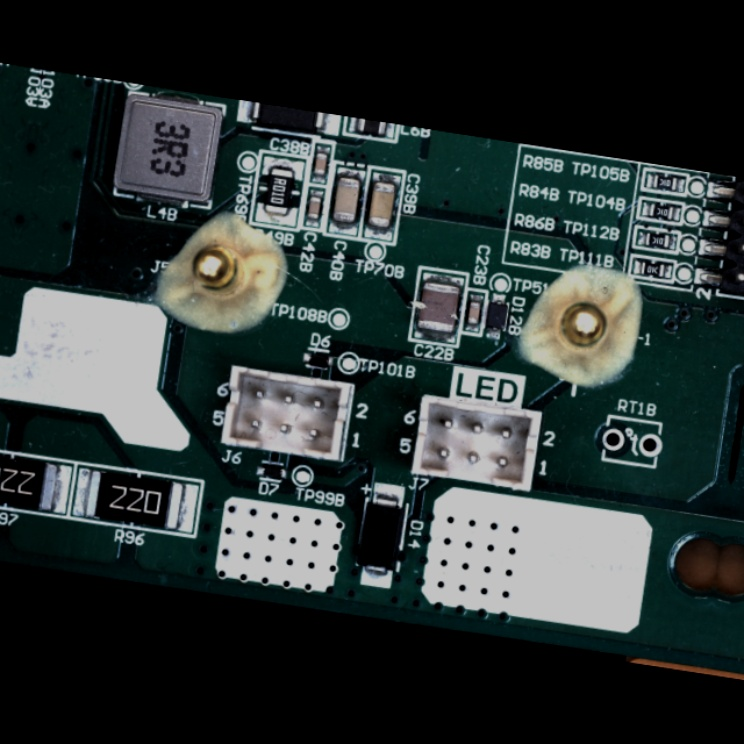
#> input picture yolov11_train/datasets/J7/test/images/Image_20250606113520418_aug_39.jpg, 744 x 744 px
$ python -i image_quality.py   (imports and definitions only)   (older library calls are emulated)
#> lines starting #> are read from the running program, lines starting #| are printed output that depends on the picture
#> further down, picture is the input picture: shape (744, 744, 3); mean B, G, R 54, 55, 46.4
"""Offline image quality metrics for collected production samples.

These are computed from images the inference project already wrote to disk,
in this process, long after the inspection finished. Nothing here runs on the
inference thread, so a slow or failing metric costs production nothing.

The three metrics answer different questions about why a sample might be
worth retraining on: ``brightness`` and ``saturation`` describe the lighting
and colour the frame was captured under, ``blur_score`` describes whether the
frame is sharp enough to be worth labelling at all.
"""

from __future__ import annotations

import logging
from dataclasses import dataclass
from pathlib import Path
from typing import Any

import cv2
import numpy as np

LOGGER = logging.getLogger(__name__)


@dataclass(frozen=True)
class ImageQuality:
    """Scalar descriptors of one image.

    ``brightness`` and ``saturation`` are HSV channel means on a 0-255 scale.
    ``blur_score`` is the variance of the Laplacian: higher is sharper, and
    the useful threshold is station-specific, so nothing here judges it.
    """

    brightness: float
    saturation: float
    blur_score: float

    def to_dict(self) -> dict[str, float]:
        return {
            "brightness": self.brightness,
            "saturation": self.saturation,
            "blur_score": self.blur_score,
        }


def measure_array(image: Any) -> ImageQuality:
    """Measure an in-memory BGR or grayscale image.

    Raises ValueError for anything that is not a usable 2-D or 3-channel
    image, so a caller cannot silently record zeros for a broken read.
    """
    array = np.asarray(image)
    if array.size == 0:
        raise ValueError("image is empty")
    if array.ndim == 2:
        bgr = cv2.cvtColor(array.astype(np.uint8), cv2.COLOR_GRAY2BGR)
    elif array.ndim == 3 and array.shape[2] == 3:
        bgr = array.astype(np.uint8)
    elif array.ndim == 3 and array.shape[2] == 4:
        bgr = cv2.cvtColor(array.astype(np.uint8), cv2.COLOR_BGRA2BGR)
    else:
        raise ValueError(f"unsupported image shape: {array.shape}")

    hsv = cv2.cvtColor(bgr, cv2.COLOR_BGR2HSV)
#> hsv: shape (744, 744, 3); mean H, S, V 53.3, 90.1, 56.6
    gray = cv2.cvtColor(bgr, cv2.COLOR_BGR2GRAY)
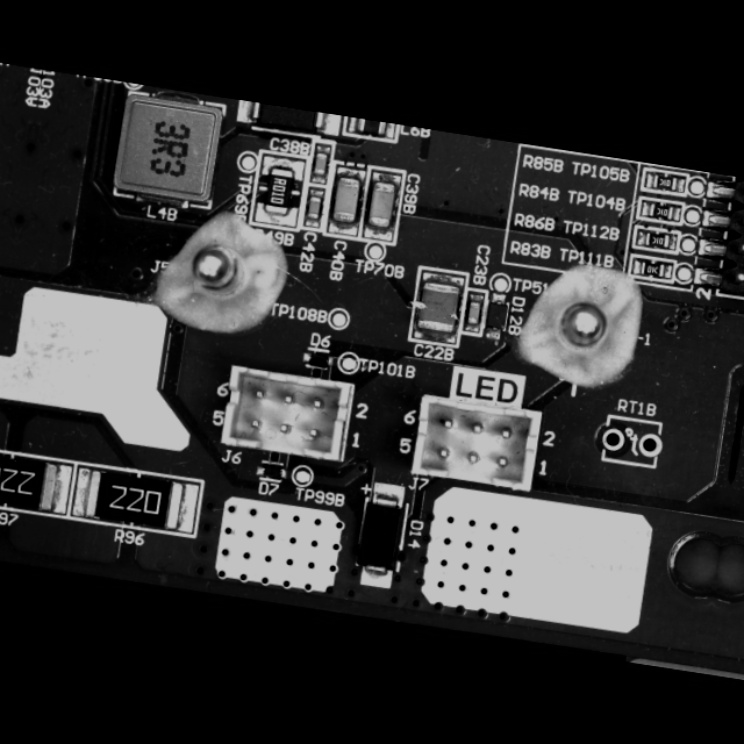
#> gray: shape (744, 744); min 0, max 199, mean 52.3
    value = np.asarray(hsv[:, :, 2], dtype=np.float64)
    saturation = np.asarray(hsv[:, :, 1], dtype=np.float64)
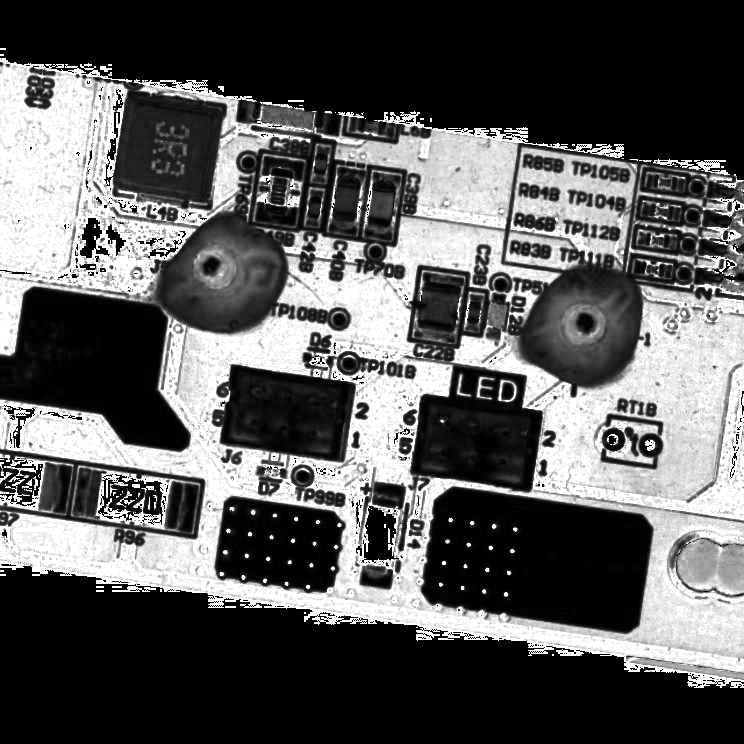
#> saturation: shape (744, 744) float64; min 0, max 255, mean 90.1
    return ImageQuality(
        brightness=float(np.mean(value)),
        saturation=float(np.mean(saturation)),
        blur_score=float(cv2.Laplacian(gray, cv2.CV_64F).var()),
    )


def measure_file(path: str | Path) -> ImageQuality | None:
    """Measure an image on disk, returning None when it cannot be read.

    A missing or unreadable image is an ordinary outcome here: production
    retention may already have deleted it. Callers record the absence rather
    than failing the collection pass.
    """
    resolved = Path(path)
    # Decoded here rather than through cv2.imread: importing ultralytics
    # replaces cv2.imread process-wide with a version that raises on an
    # undecodable file instead of returning None, so in any process that had
    # already trained or evaluated, one half-written production image would
    # have aborted the whole collection pass. imdecode is not patched, and
    # reading the bytes first also copes with non-ASCII Windows paths.
    try:
        payload = np.fromfile(str(resolved), dtype=np.uint8)
        image = cv2.imdecode(payload, cv2.IMREAD_COLOR) if payload.size else None
    except (OSError, ValueError, cv2.error) as exc:
        LOGGER.debug("Image quality read failed for %s: %s", resolved, exc)
        return None
    if image is None:
        LOGGER.debug("Image quality skipped, unreadable or missing: %s", resolved)
        return None
    try:
        return measure_array(image)
    except (ValueError, cv2.error) as exc:
        LOGGER.warning("Image quality measurement failed for %s: %s", resolved, exc)
        return None

>>> import cv2
>>> picture = cv2.imread('../../../yolov11_train/datasets/J7/test/images/Image_20250606113520418_aug_39.jpg')
>>> result = measure_array(picture)

$ run again, on yolov11_train/datasets/J7/test/images/Image_20250606113524322_aug_25.jpg
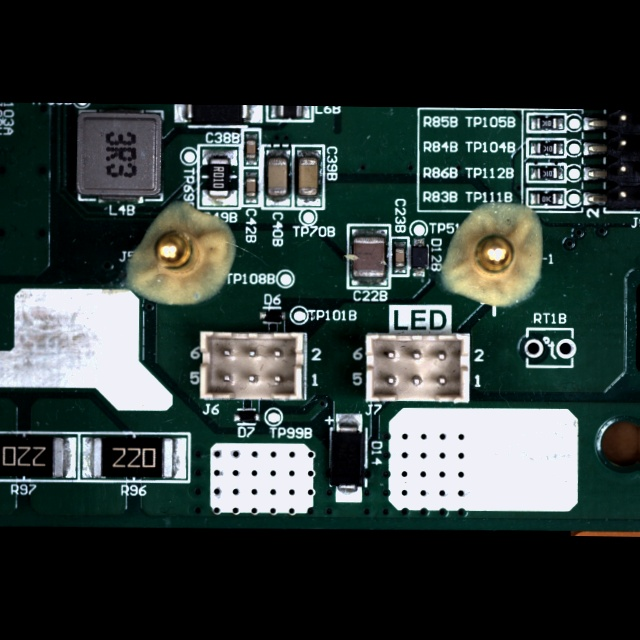
#> input picture yolov11_train/datasets/J7/test/images/Image_20250606113524322_aug_25.jpg, 640 x 640 px
#> picture is the input picture: shape (640, 640, 3); mean B, G, R 60.1, 62.5, 52.3
#> hsv: shape (640, 640, 3); mean H, S, V 56.9, 94.6, 65.3
#> in measure_array, `gray = cv2.cvtColor(bgr, cv2.COLOR_BGR2GRAY)`:
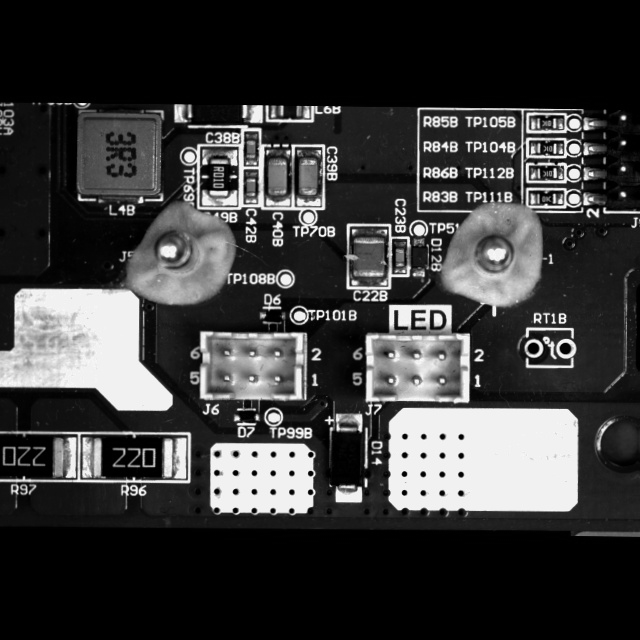
#> gray: shape (640, 640); min 0, max 251, mean 59.2
#> in measure_array, `saturation = np.asarray(hsv[:, :, 1], dtype=np.float64)`:
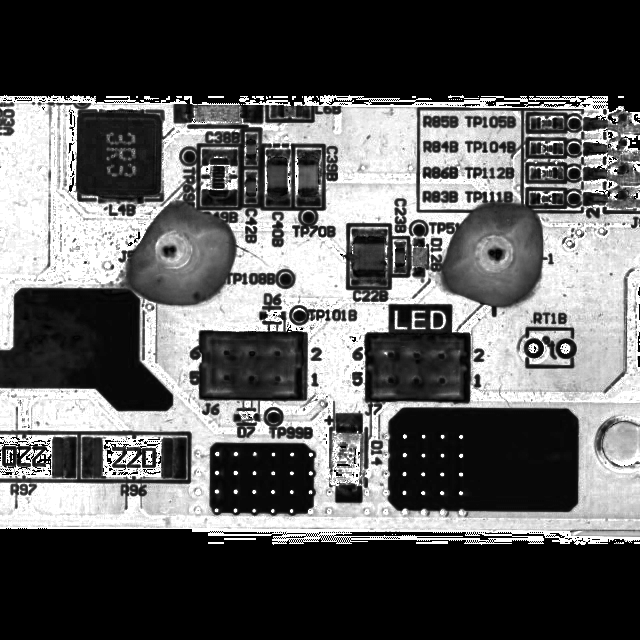
#> saturation: shape (640, 640) float64; min 0, max 255, mean 94.6
